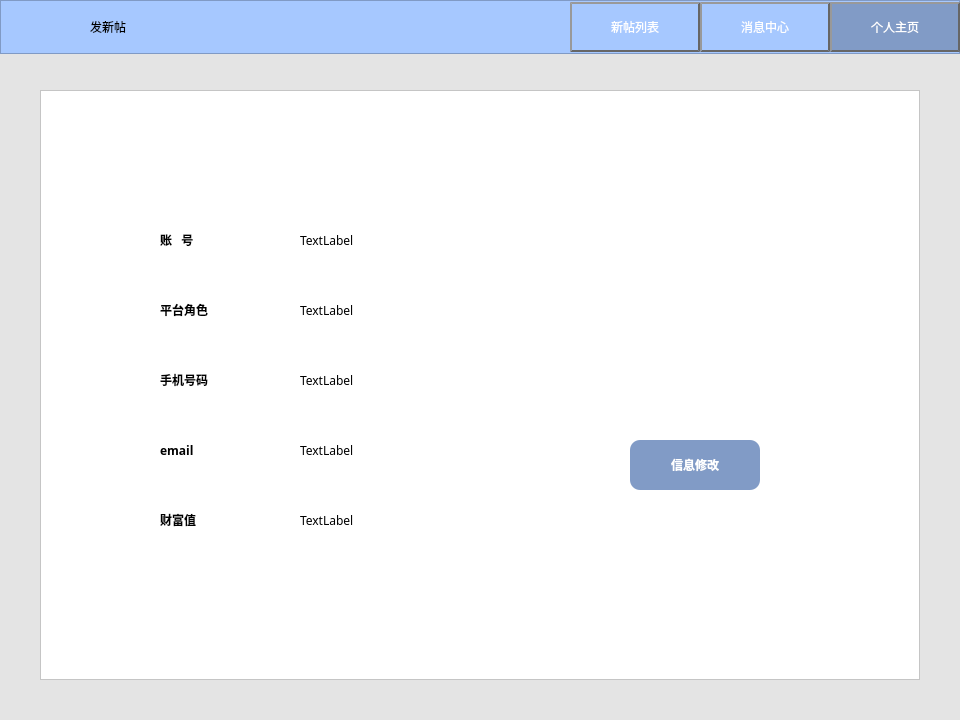
<?xml version="1.0" encoding="UTF-8"?>
<ui version="4.0">
 <class>Form</class>
 <widget class="QWidget" name="Form">
  <property name="geometry">
   <rect>
    <x>0</x>
    <y>0</y>
    <width>960</width>
    <height>720</height>
   </rect>
  </property>
  <property name="windowTitle">
   <string>Form</string>
  </property>
  <property name="styleSheet">
   <string notr="true">background-color: rgb(228, 228, 228);</string>
  </property>
  <widget class="QFrame" name="frame">
   <property name="geometry">
    <rect>
     <x>0</x>
     <y>0</y>
     <width>960</width>
     <height>54</height>
    </rect>
   </property>
   <property name="styleSheet">
    <string notr="true">background-color: rgb(166, 200, 255);</string>
   </property>
   <property name="frameShape">
    <enum>QFrame::StyledPanel</enum>
   </property>
   <property name="frameShadow">
    <enum>QFrame::Raised</enum>
   </property>
   <widget class="QPushButton" name="pushButton_homepage">
    <property name="geometry">
     <rect>
      <x>830</x>
      <y>2</y>
      <width>130</width>
      <height>50</height>
     </rect>
    </property>
    <property name="font">
     <font>
      <family>微软雅黑</family>
     </font>
    </property>
    <property name="styleSheet">
     <string notr="true">border:2px outset rgb(102, 102, 102);
color: rgb(255, 255, 255);
background-color: rgb(129, 155, 198);</string>
    </property>
    <property name="text">
     <string>个人主页</string>
    </property>
    <property name="flat">
     <bool>false</bool>
    </property>
   </widget>
   <widget class="QPushButton" name="pushButton_newpost">
    <property name="geometry">
     <rect>
      <x>570</x>
      <y>2</y>
      <width>130</width>
      <height>50</height>
     </rect>
    </property>
    <property name="font">
     <font>
      <family>微软雅黑</family>
     </font>
    </property>
    <property name="styleSheet">
     <string notr="true">border:2px outset rgb(102, 102, 102);
background-color: rgb(166, 200, 255);
color: rgb(255, 255, 255);</string>
    </property>
    <property name="text">
     <string>新帖列表</string>
    </property>
    <property name="checkable">
     <bool>false</bool>
    </property>
    <property name="autoDefault">
     <bool>true</bool>
    </property>
    <property name="default">
     <bool>true</bool>
    </property>
    <property name="flat">
     <bool>false</bool>
    </property>
   </widget>
   <widget class="QPushButton" name="pushButton_msgcenter">
    <property name="geometry">
     <rect>
      <x>700</x>
      <y>2</y>
      <width>130</width>
      <height>50</height>
     </rect>
    </property>
    <property name="font">
     <font>
      <family>微软雅黑</family>
     </font>
    </property>
    <property name="styleSheet">
     <string notr="true">border:2px outset rgb(102, 102, 102);
color: rgb(255, 255, 255);
background-color: rgb(166, 200, 255);</string>
    </property>
    <property name="text">
     <string>消息中心</string>
    </property>
    <property name="flat">
     <bool>false</bool>
    </property>
   </widget>
   <widget class="QLabel" name="label">
    <property name="geometry">
     <rect>
      <x>90</x>
      <y>2</y>
      <width>108</width>
      <height>50</height>
     </rect>
    </property>
    <property name="font">
     <font>
      <family>微软雅黑</family>
     </font>
    </property>
    <property name="text">
     <string>发新帖</string>
    </property>
   </widget>
   <widget class="QPushButton" name="pushButton">
    <property name="geometry">
     <rect>
      <x>30</x>
      <y>5</y>
      <width>50</width>
      <height>50</height>
     </rect>
    </property>
    <property name="text">
     <string/>
    </property>
    <property name="icon">
     <iconset resource="image.qrc">
      <normaloff>:/prefix/images/post_symbol.png</normaloff>:/prefix/images/post_symbol.png</iconset>
    </property>
    <property name="iconSize">
     <size>
      <width>40</width>
      <height>40</height>
     </size>
    </property>
    <property name="flat">
     <bool>true</bool>
    </property>
   </widget>
  </widget>
  <widget class="QFrame" name="frame_2">
   <property name="geometry">
    <rect>
     <x>40</x>
     <y>90</y>
     <width>880</width>
     <height>590</height>
    </rect>
   </property>
   <property name="styleSheet">
    <string notr="true">background-color: rgb(255, 255, 255);</string>
   </property>
   <property name="frameShape">
    <enum>QFrame::StyledPanel</enum>
   </property>
   <property name="frameShadow">
    <enum>QFrame::Raised</enum>
   </property>
   <widget class="QLabel" name="label_2">
    <property name="geometry">
     <rect>
      <x>580</x>
      <y>140</y>
      <width>150</width>
      <height>150</height>
     </rect>
    </property>
    <property name="autoFillBackground">
     <bool>false</bool>
    </property>
    <property name="styleSheet">
     <string notr="true"/>
    </property>
    <property name="text">
     <string/>
    </property>
    <property name="pixmap">
     <pixmap resource="image.qrc">:/prefix/images/head.jpg</pixmap>
    </property>
    <property name="scaledContents">
     <bool>true</bool>
    </property>
    <property name="wordWrap">
     <bool>false</bool>
    </property>
   </widget>
   <widget class="QPushButton" name="pushButton_2">
    <property name="geometry">
     <rect>
      <x>590</x>
      <y>350</y>
      <width>130</width>
      <height>50</height>
     </rect>
    </property>
    <property name="font">
     <font>
      <family>微软雅黑</family>
      <weight>75</weight>
      <bold>true</bold>
     </font>
    </property>
    <property name="styleSheet">
     <string notr="true">background-color: rgb(129, 155, 198);
border-radius: 10px;
color: rgb(255, 255, 255);</string>
    </property>
    <property name="text">
     <string>信息修改</string>
    </property>
   </widget>
   <widget class="QLabel" name="label_3">
    <property name="geometry">
     <rect>
      <x>120</x>
      <y>130</y>
      <width>121</width>
      <height>40</height>
     </rect>
    </property>
    <property name="font">
     <font>
      <family>微软雅黑</family>
      <weight>75</weight>
      <bold>true</bold>
     </font>
    </property>
    <property name="text">
     <string>账   号</string>
    </property>
   </widget>
   <widget class="QLabel" name="label_4">
    <property name="geometry">
     <rect>
      <x>120</x>
      <y>200</y>
      <width>121</width>
      <height>40</height>
     </rect>
    </property>
    <property name="font">
     <font>
      <family>微软雅黑</family>
      <weight>75</weight>
      <bold>true</bold>
     </font>
    </property>
    <property name="text">
     <string>平台角色</string>
    </property>
   </widget>
   <widget class="QLabel" name="label_5">
    <property name="geometry">
     <rect>
      <x>120</x>
      <y>270</y>
      <width>121</width>
      <height>40</height>
     </rect>
    </property>
    <property name="font">
     <font>
      <family>微软雅黑</family>
      <weight>75</weight>
      <bold>true</bold>
     </font>
    </property>
    <property name="text">
     <string>手机号码</string>
    </property>
   </widget>
   <widget class="QLabel" name="label_6">
    <property name="geometry">
     <rect>
      <x>120</x>
      <y>340</y>
      <width>121</width>
      <height>40</height>
     </rect>
    </property>
    <property name="font">
     <font>
      <family>微软雅黑</family>
      <weight>75</weight>
      <bold>true</bold>
     </font>
    </property>
    <property name="text">
     <string>email</string>
    </property>
   </widget>
   <widget class="QLabel" name="label_7">
    <property name="geometry">
     <rect>
      <x>120</x>
      <y>410</y>
      <width>121</width>
      <height>40</height>
     </rect>
    </property>
    <property name="font">
     <font>
      <family>微软雅黑</family>
      <weight>75</weight>
      <bold>true</bold>
     </font>
    </property>
    <property name="text">
     <string>财富值</string>
    </property>
   </widget>
   <widget class="QLabel" name="label_id">
    <property name="geometry">
     <rect>
      <x>260</x>
      <y>130</y>
      <width>200</width>
      <height>40</height>
     </rect>
    </property>
    <property name="font">
     <font>
      <family>微软雅黑</family>
     </font>
    </property>
    <property name="text">
     <string>TextLabel</string>
    </property>
   </widget>
   <widget class="QLabel" name="label_role">
    <property name="geometry">
     <rect>
      <x>260</x>
      <y>200</y>
      <width>200</width>
      <height>40</height>
     </rect>
    </property>
    <property name="font">
     <font>
      <family>微软雅黑</family>
     </font>
    </property>
    <property name="text">
     <string>TextLabel</string>
    </property>
   </widget>
   <widget class="QLabel" name="label_tel">
    <property name="geometry">
     <rect>
      <x>260</x>
      <y>270</y>
      <width>200</width>
      <height>40</height>
     </rect>
    </property>
    <property name="font">
     <font>
      <family>微软雅黑</family>
     </font>
    </property>
    <property name="text">
     <string>TextLabel</string>
    </property>
   </widget>
   <widget class="QLabel" name="label_email">
    <property name="geometry">
     <rect>
      <x>260</x>
      <y>340</y>
      <width>200</width>
      <height>40</height>
     </rect>
    </property>
    <property name="font">
     <font>
      <family>微软雅黑</family>
     </font>
    </property>
    <property name="text">
     <string>TextLabel</string>
    </property>
   </widget>
   <widget class="QLabel" name="label_money">
    <property name="geometry">
     <rect>
      <x>260</x>
      <y>410</y>
      <width>200</width>
      <height>40</height>
     </rect>
    </property>
    <property name="font">
     <font>
      <family>微软雅黑</family>
     </font>
    </property>
    <property name="text">
     <string>TextLabel</string>
    </property>
   </widget>
  </widget>
 </widget>
 <resources>
  <include location="image.qrc"/>
 </resources>
 <connections/>
</ui>
